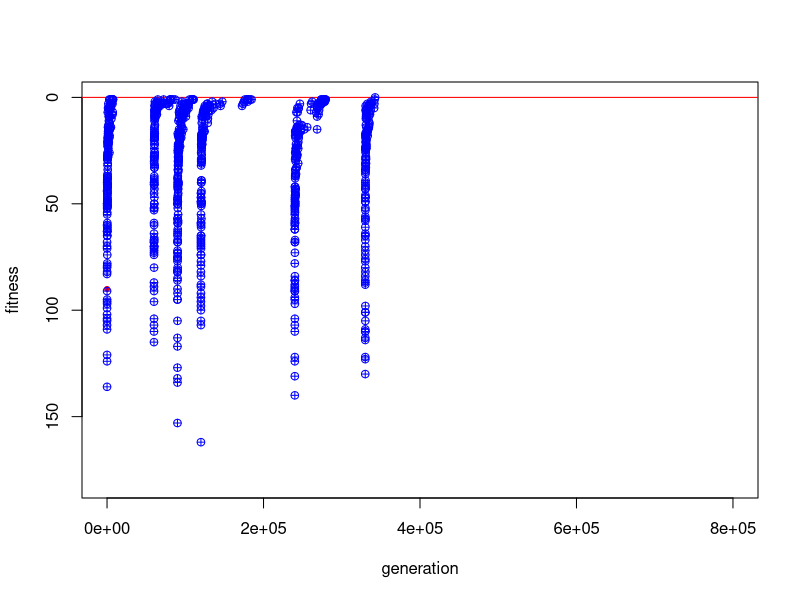

This figure's R source:
# To run this program type "source("THOMAS_MACNEIL.R") in R and ensure
# the file is in R's current working directory

Colours <- c("Yellow","Blue","Red","Green","White")
Nationality <- c("Norweigan","Danish","British","German","Swedish")
Smokes <- c("Dunhill","Blends","Pallmall","Prince","Bluemasters")
Drinks <- c("Tea","Beer","Water","Coffee","Milk")
Pet <- c("Horse","Cats","Dogs","Birds","Fish")

substituteStrings <- function(mat){
	answer=matrix(mat,5,5,dimnames = list(c("Colour","Nationality","Smokes","Drinks","Pets"),c("House1","House2","House3","House4","House5")))
	for( i in 1:nrow(mat)){
		for( j in 1:ncol(mat)){
			if(i == 1){
				answer[i,j]=Colours[mat[i,j]]
			}
			if(i == 2){
				answer[i,j]=Nationality[mat[i,j]]
			}
			if(i==3){
				answer[i,j]=Smokes[mat[i,j]]
			}
			if(i==4){
				answer[i,j]=Drinks[mat[i,j]]
			}
			if(i==5){
				answer[i,j]=Pet[mat[i,j]]
			}
		}
	}
	return(answer)
}

fitnessTest <- function(solutionMatrix){
	
	# The Brit lives in the red house
	c1 = abs(which(solutionMatrix[2,]==3)-which(solutionMatrix[1,]==3))
	# The Swede keeps dogs as pets
	c2 = abs(which(solutionMatrix[2,]==5)-which(solutionMatrix[5,]==3))
	# The Dane drinks tea
	c3 = abs(which(solutionMatrix[2,]==2)-which(solutionMatrix[4,]==1))
	# The green house is on the immediate left of the white house
	c4 = abs(which(solutionMatrix[1,]==4)-(which(solutionMatrix[1,]==5)-1))
	# The green houses owner drinks coffee
	c5 = abs(which(solutionMatrix[1,]==4)-which(solutionMatrix[4,]==4))
	# The owner who smokes pallmalls rears birds
	c6 = abs(which(solutionMatrix[3,]==3)-which(solutionMatrix[5,]==4))
	# The owner of the yellow house smokes Dunhill
	c7 = abs(which(solutionMatrix[1,]==1)-which(solutionMatrix[3,]==1))
	# The owner of the centre house drinks milk
	c8 = abs((which(solutionMatrix[4,]==5))-3)
	# The Norwegian lives in the first house
	c9 = abs((which(solutionMatrix[2,]==1))-1)
	# The owner who smokes Blends lives next to the one that keeps cats
	c10 = abs(1 - abs(which(solutionMatrix[3,]==2)-which(solutionMatrix[5,]==2)))
	# The owner who keeps the horse lives next to the one who smokes dunhill
	c11 = abs(1 - abs(which(solutionMatrix[5,]==1)-which(solutionMatrix[3,]==1)))
	# The owner who smokes bluemasters drinks beer
	c12 = abs(which(solutionMatrix[3,]==5)-which(solutionMatrix[4,]==2))
	# The German smokes Prince
	c13 = abs(which(solutionMatrix[2,]==4)-which(solutionMatrix[3,]==4))
	# The Norwegian lives next to the blue house
	c14 = abs(1 - abs(which(solutionMatrix[2,]==1)-which(solutionMatrix[1,]==2)))
	# The owner who smokes Blends lives next to the one who drinks water
	c15 = abs(1 - abs(which(solutionMatrix[3,]==2)-which(solutionMatrix[4,]==3)))
	
	solution=cbind(c1,c2,c3,c4*10,c5*10,c6,c7,c8*10,c9*10,c10*10,c11*10,c12,c13,c14*10,c15*10)
	
	return(sum(solution))
}

permutations <- function(n){
    if(n==1){
        return(matrix(1))
    } else {
        sp <- permutations(n-1)
        p <- nrow(sp)
        A <- matrix(nrow=n*p,ncol=n)
        for(i in 1:n){
            A[(i-1)*p+1:p,] <- cbind(i,sp+(sp>=i))
        }
        return(A)
    }
}

getSolution <- function(n){
	sol=c()
	for(i in 1:length(n)){
		sol=c(sol,perms[n[i],])
	}
	return(matrix(sol,5,5,byrow=TRUE))
}

cat("\n\nAuthored by Thomas Macneil\n220120443\nProgramming assignment\nCOSC350 Artificial Intelligence\nTrimester 2 2017")
cat("\n\nWe use differential evolution to solve the problem known as Einstein's riddle.  Differential evolution uitilizes the formula 'c-F*(b-a)' to mutate a challenger solution where c,b and a are solutions selected from the population or parent solutions.  If the new challenger solution is better than the current best, then the challenger becomes the new best solution\n\n") 
cat("Setting up functions and initializing variables...\n")

popsize=10
parameters=5
generations=800000
checkForLocal=30000
CR=0.4
F=0.8
iterations = 0
begin=Sys.time()
fit = numeric(popsize)
previousFit = fit;

cat("Creating permutations of 1 through 5\n")
perms = permutations(5)

cat("We are using an initial population size of",popsize,", a probability of crossover rate of",CR," and a mutation rate of",F,"and will run for",generations,"generations\n\n")

pop = matrix(round(runif(popsize * parameters,1,120)),popsize,parameters)
for(i in 1:nrow(pop)){
	fit[i]=fitnessTest(getSolution(pop[i,]))
}
previousFit = fit;
cat("The starting fitness of population is:",fit,"\n")

# plot fitness evolution
plot(0,min(fit),pch=20,col="red",xlim=c(0,generations),ylim=c(max(fit),0),xlab="generation",ylab="fitness")
abline(h=0,col="red")

cat("Running Differential Evolution process...\n\n")

for (i in 1:generations)
#while(min(fit)[1]!=0)
{
	if(iterations %% 4 == 0){
		F=2.0
	} else {
		F=0.8
	}
	
	# Uncomment if you want to refresh the population when it becomes stagnant after some iterations
	if(iterations %% checkForLocal == 0 && iterations != 0){
		cat("\nProgress update:\nAt iteration",iterations,", the best fitness so far is:",min(fit),"\n")
		cat("Fitness of population is: ",fit,"\n")
		cat("The last time we checked it was:",previousFit,"\n")
		if(identical(fit, previousFit) && min(fit) != 0){
			cat("We seem to have hit a local minimum so we are shaking things up in the population...\n")
			for(j in 1:nrow(pop)){
				if(min(fit)!=j){
					pop[j,] = round(runif(5,1,120))
				}
			}
			#pop = matrix(round(runif(popsize * parameters,1,120)),popsize,parameters)
			for(j in 1:nrow(pop)){
				fit[j]=fitnessTest(getSolution(pop[j,]))
			}
			cat("Fitness of population is: ",fit,"\n")
		} else {
			previousFit = fit
		}
	}
		
#	if(iterations %% 40000 == 0){
#		cat("Progress update:\nAt iteration",iterations,", the best fitness so far is: ",min(fit),"\n")
#		cat("Fitness of population: ",fit,"\n")
#		cat("previousFitness was:",previousFit,"\n\n")
#	}
	
	index=sample(popsize,4)
	crtf=CR>runif(parameters)
	crtf=which(crtf==T)
	challenger=pop[index[1],]
	challenger[crtf]=abs(round(pop[index[2],crtf]-F*(pop[index[3],crtf]-pop[index[4],crtf])))
	for(j in 1:length(challenger)){
		if(challenger[j]>120){
			challenger[j]=sample(1:120,1)
		}
	}
	challengerFitness=fitnessTest(getSolution(challenger))	
	if(challengerFitness<fit[index[1]]){
		pop[index[1],]=challenger
		fit[index[1]]=challengerFitness
		points(i,challengerFitness,pch=10,col="blue")
	}
	if( min(fit) == 0 ){
		break
	}
	iterations = iterations + 1
}
index=which(fit==min(fit))[1]

# Formatting the final matrix
finalAnswer = matrix(getSolution(pop[index,]),5,5)
finalAnswer = substituteStrings(finalAnswer)
cat("\nFinished...It took the current run of our DE algorithm",Sys.time()-begin,"seconds to find a solution to a problem with over 24 billion possible combinations\n\n")
cat("Our final matrix looks like: \n\n")
print(finalAnswer)
cat("\nThe final solution has a fitness of",min(fit),"And we find that the fish is in house number",which(finalAnswer[5,]=="Fish"))
